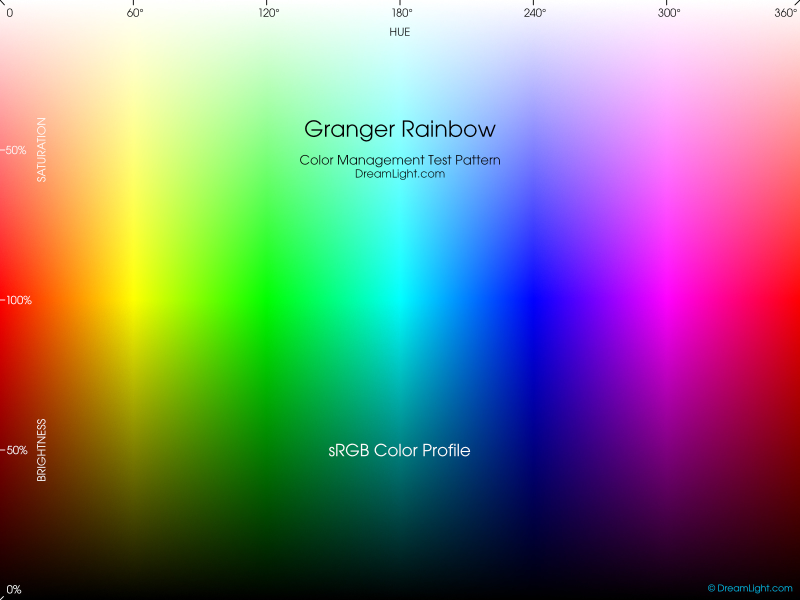
#> input picture Test_Images/im_espectro_color.jpg, 1600 x 1200 px (shown at 1/2 size)
$ python P1_exp_5a6.py
#> lines starting #> are read from the running program, lines starting #| are printed output that depends on the picture
### P1.py
import numpy as np
import matplotlib.pyplot as plt
from skimage import io, color


def formar_intervalos(lista_tuplas):
    """El formato requerido para la función es una lista que
    contiene tuplas con los pares ordenados (h, m)"""
    puntos = sorted(lista_tuplas, key=lambda tupla: tupla[0])
    h_tupla, m_tupla = zip(*puntos)
    h_array = np.array(h_tupla)
    m_array = np.array(m_tupla)
    m_array = np.clip(m_array, a_min=0, a_max=None)
    return h_array, m_array


def Interpolacion_HSV(x, h_array, m_array):
    # Gracias a la periodicidad de la función, no problemas de continuidad en 0 y 1 (ambos son rojo)
    return np.interp(x, h_array, m_array, period=1)


def gm_S(S, matriz_multiplicar):
    # En np, S*m si ambos son arrays del mismo tamaño es una multiplicación píxel a píxel
    return np.clip(S * matriz_multiplicar, 0, 1)


def ColorSaturationHSV(file: str, lista_tuplas, pixel_debug=None):
#> called with file = 'Test_Images/im_espectro_color.jpg'
    h_array, m_array = formar_intervalos(lista_tuplas)

    # Definimos los tensores de RGB Y HSV
    imagen_rgb = io.imread(file)
#> imagen_rgb is the input picture: shape (1200, 1600, 3); mean R, G, B 127.1, 126.9, 127
    # Si la imagen está en escala de grises:
    if len(imagen_rgb.shape) == 2:
        imagen_rgb = color.gray2rgb(imagen_rgb)
    # Validar si es rgba:
    elif imagen_rgb.shape[2] == 4:
        imagen_rgb = color.rgba2rgb(imagen_rgb)
    imagen_hsv = color.rgb2hsv(imagen_rgb)
#> imagen_hsv: shape (1200, 1600, 3) float64; mean of channels 0, 1, 2 0.495, 0.744, 0.746
    saturacion_original = imagen_hsv[:, :, 1].copy()
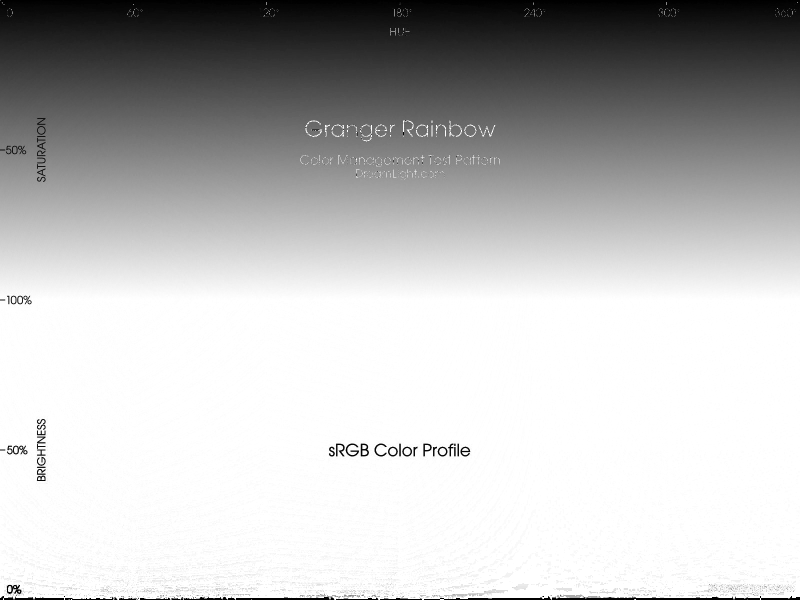
#> saturacion_original: shape (1200, 1600) float64 (shown at 1/2 size); min 0, max 1, mean 0.744
    # definimos el hue y la saturacion:
    hue = imagen_hsv[:, :, 0]
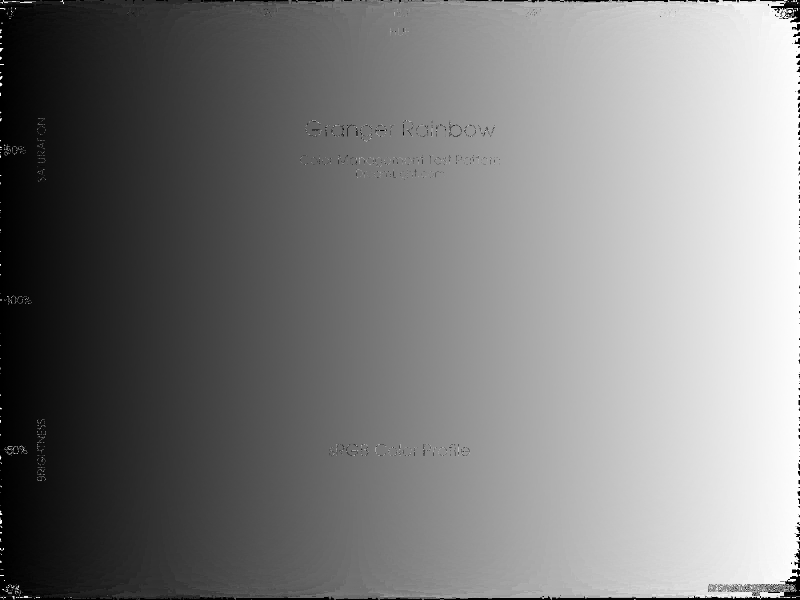
#> hue: shape (1200, 1600) float64 (shown at 1/2 size); min 0, max 0.999, mean 0.495
    saturacion = imagen_hsv[:, :, 1]

    interpolada = Interpolacion_HSV(hue, h_array, m_array)
#> in Interpolacion_HSV, `return np.interp(x, h_array, m_array, period=1)`:
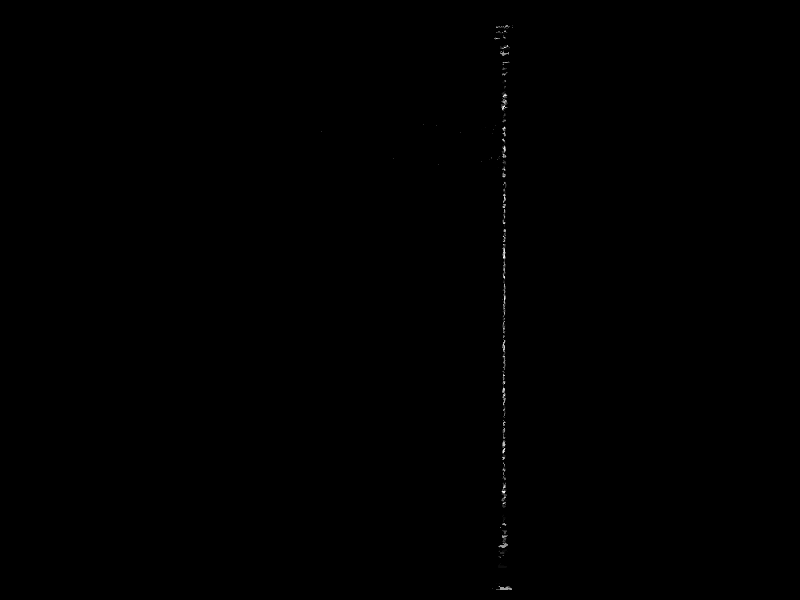
#> returned value: shape (1200, 1600) float64 (shown at 1/2 size); min 0, max 1, mean 0.000955
    nuevo_S = gm_S(saturacion, interpolada)
    if pixel_debug is not None:
        x, y = pixel_debug
        print(f"Tono h original: {hue[y, x]}")
        print(f"Saturación original S: {saturacion_original[y, x]}")
        print(f"Valor interpolado m(h): {interpolada[y, x]}")
        print(f"Resultado g_m(S): {nuevo_S[y, x]}")
    imagen_hsv[:, :, 1] = nuevo_S
#> imagen_hsv: shape (1200, 1600, 3) float64; mean of channels 0, 1, 2 0.495, 0.000727, 0.746
    imagen_rgb = color.hsv2rgb(imagen_hsv)
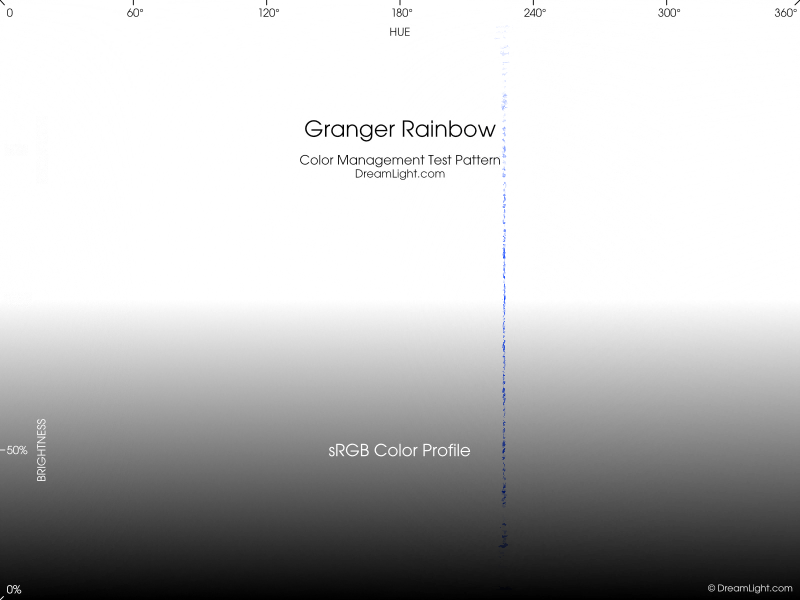
#> imagen_rgb: shape (1200, 1600, 3) float64 (shown at 1/2 size); mean R, G, B 0.746, 0.746, 0.746
    if pixel_debug is not None:
        print(f"RGB final normalizado: {imagen_rgb[y, x]}")
    return imagen_rgb


def Interpolacion_LCH(x, h_array, m_array):
    return np.interp(x, h_array, m_array, period=2*np.pi)


def gm_C(C, matriz_multiplicar):
    return np.clip(C*matriz_multiplicar, a_min=0, a_max=None)


# [30 lines left out: function ColorSaturationLCH, not called in this run]


def ColorSaturation(mode: str, file: str, lista_pares, nombre_archivo=None, mostrar=False):
    mode = mode.lower()
    if mode == "hsv":
        imagen_rgb = ColorSaturationHSV(file, lista_pares)
    elif mode == "lch":
        imagen_rgb = ColorSaturationLCH(file, lista_pares)
    else:
        raise "Modo inválido, reintentar."
    if nombre_archivo is not None:
        plt.imsave(nombre_archivo, imagen_rgb)
    if mostrar:
        plt.imshow(imagen_rgb)
        plt.show()


# [18 lines left out: function ColorSaturationPixel, not called in this run]


# [6 lines that do not run on import are left out]

### P1_exp_5a6.py
from P1 import ColorSaturation
import numpy as np


# Experimento 5
"""
ColorSaturation("LCH", "Test_Images/im_espectro_color.jpg",
                [(np.pi, 67)], "experimento_5.png", True)
"""

# Experimento 6
ListaHSV = [
    (0.0, 0),         # Rojo
    (0.09, 0),        # Naranja
    (0.18, 0),        # Amarillo
    (0.27, 0),        # Verde lima
    (0.36, 0),        # Verde
    (0.45, 0),        # Cian verdoso
    (0.54, 0),        # Cian
    (0.629, 0),
    (0.63, 1),        # Azul claro
    (0.631, 0),
    (0.72, 0),        # Azul
    (0.81, 0),        # Violeta
    (0.90, 0),        # Rosa
]

ColorSaturation("HSV", "Test_Images/im_espectro_color.jpg",
                ListaHSV, "exp_6.png", True)
